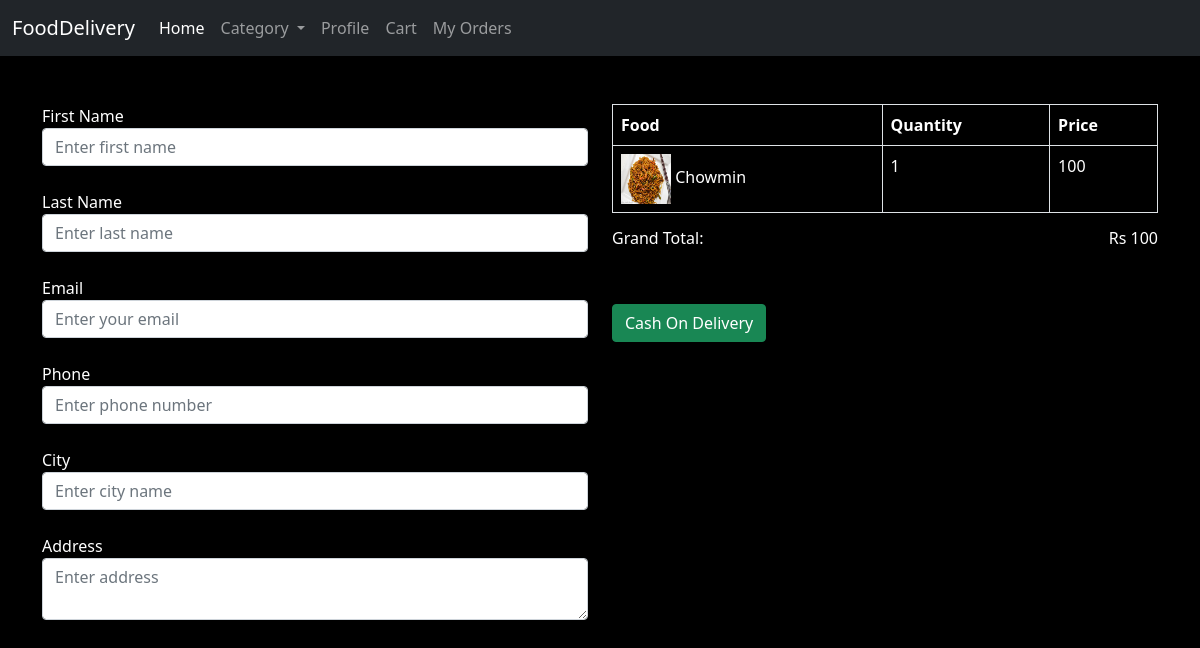
The app's page /checkout (signed in), older data.
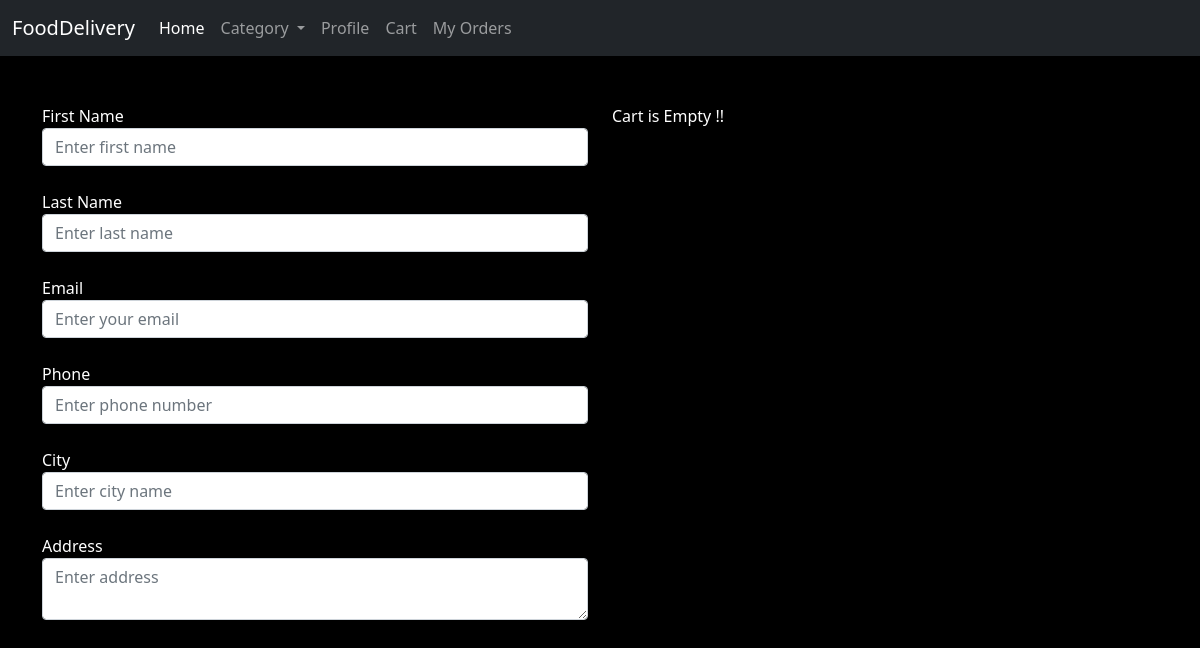
The same page, newer data.
### foodapp/models.py (models this page shows, shortened)
class Cart(models.Model):
    user= models.ForeignKey(User, on_delete= models.CASCADE)
    food= models.ForeignKey(Food, on_delete=models.CASCADE)
    food_qty= models.IntegerField(null=False, blank=False)
    created_at= models.DateTimeField(auto_now_add= True)

class Food(models.Model):
    name= models.CharField(max_length=50)
    description= models.CharField(max_length=200)
    price= models.IntegerField(default=0)
    category= models.ForeignKey(Category, on_delete=models.CASCADE,default=1)
    image= models.ImageField(upload_to='uploads/foods/')

### foodapp/views.py (the view)
# urls.py: path('checkout', checkoutView, name="checkout"),
def checkoutView(request):
    cartItems= Cart.objects.filter(user=request.user);
    totalprice= 0;
    for item in cartItems:
        totalprice += item.food.price * item.food_qty;
    return render(request,"checkout.html",{'totalprice':totalprice,'cartItems':cartItems});

### foodapp/templates/checkout.html (shortened to what this page needs)
{% extends 'base.html' %}
 {% block content %}
      <div class="container my-5">
           <div class="row">
                    <div class="col-md-6">
                        <form method="POST" action="{% url 'placeanorder' %}">
                        <label>First Name</label><br>
                                <input type="text" class="form-control" name="fname" placeholder="Enter first name"><br>
                            <label>Last Name</label><br>
                                <input type="text" class="form-control" name="lname" placeholder="Enter last name"><br>
                            <label>Email</label><br>
                                <input type="text" class="form-control"  name="email" placeholder="Enter your email"><br>
                            <label>Phone</label><br>
                                <input type="text" class="form-control" name="phone" placeholder="Enter phone number"><br>
                            <label>City</label><br>
                                <input type="text" class="form-control" name="city" placeholder="Enter city name"><br>
                            <label>Address</label><br>
                                <textarea class="form-control" name="address" row="5" placeholder="Enter address"></textarea><br>
                    </div>
                    <div class="col-md-6">
                        {% if cartItems %}
                            <table class="table table-bordered table-hover table-striped" style="color:white;">
                                <thead>
                                    <tr>
                                        <th>Food</th>
                                        <th>Quantity</th>
                                        <th>Price</th>
                                    </tr>
                                </thead>
                                <tbody>
                                    {% for item in cartItems %}
                                    <tr>
                                        <td style="color:white;">
                                            <img src="{{item.food.image.url}}" height="50px" width="50px">
                                            {{item.food.name}}
                                        </td>
                                        <td style="color:white;">{{item.food_qty}}</td>
                                        <td style="color:white;">{{item.food.price}}</td>
                                    </tr>
                                    {% endfor %}
                                </tbody>
                            </table>
                            <h6>
                                Grand Total:
                                <span class="float-end" style="color:white;"> Rs {{totalprice}} </span>
                            </h6><br><br>
                            <div>
                                <input type="submit" class="btn btn-success" value="Cash On Delivery">
                            </div>
                        {% else %}
                        <p>Cart is Empty !!</p>
                        {% endif %}
                    </div>
           </div>
      </div>
 {% endblock %}

Row changes from the older to the newer data that the page shows:
removed Cart: food.image (picture), food.name "Chowmin", food_qty "1", food.price "100"
Text that changed along with them:
{{ totalprice }}: "100" → (not shown)
form field value: "Cash On Delivery" → (not shown)
text no longer shown: "Food Quantity Price Grand Total: Rs"
text now shown: "Cart is Empty !!"
